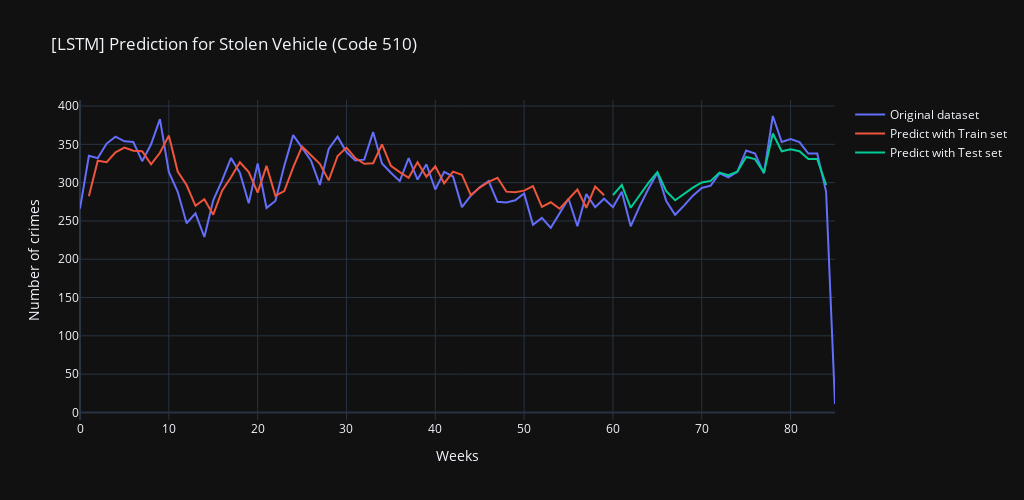

The code cell stored with this chart in its notebook:
### Code cell
listGraph = []
listGraph.append(go.Scatter(x=list(range(0,len(df1))),y=scaler.inverse_transform(df1).flatten(),name="Original dataset"))
listGraph.append(go.Scatter(x=list(range(0,len(trainPredictPlot))),y=trainPredictPlot.flatten(),name="Predict with Train set"))
listGraph.append(go.Scatter(x=list(range(0,len(testPredictPlot))),y=testPredictPlot.flatten(),name="Predict with Test set"))

fig = go.Figure(data=listGraph)
fig.update_layout(width=1024,height=500,title="[LSTM] Prediction for Stolen Vehicle (Code 510)",xaxis=dict(title='Weeks'),yaxis=dict(title='Number of crimes'))

fig.show()

### Figure 1 — Plotly figure (JSON) as saved in the notebook; plotly's stock layout.template omitted (floating-point values rounded to 4 significant figures)
{"data": [{"name": "Original dataset", "x": [0, 1, 2, 3, 4, 5, 6, 7, 8, 9, 10, 11, 12, 13, 14, 15, 16, 17, 18, 19, 20, 21, 22, 23, 24, 25, 26, 27, 28, 29, 30, 31, 32, 33, 34, 35, 36, 37, 38, 39, 40, 41, 42, 43, 44, 45, 46, 47, 48, 49, 50, 51, 52, 53, 54, 55, 56, 57, 58, 59, 60, 61, 62, 63, 64, 65, 66, 67, 68, 69, 70, 71, 72, 73, 74, 75, 76, 77, 78, 79, 80, 81, 82, 83, 84, 85], "y": [266.0, 335.0, 332.0, 351.0, 360.0, 354.0, 353.0, 328.0, 350.0, 383.0, 314.0, 288.0, 247.0, 260.0, 229.0, 277.0, 303.0, 332.0, 313.0, 273.0, 325.0, 267.0, 276.0, 322.0, 362.0, 345.0, 329.0, 297.0, 344.0, 360.0, 340.0, 329.0, 330.0, 366.0, 325.0, 313.0, 302.0, 332.0, 304.0, 324.0, 291.0, 314.0, 308.0, 268.0, 283.0, 294.0, 302.0, 275.0, 274.0, 277.0, 286.0, 245.0, 254.0, 241.0, 260.0, 279.0, 243.0, 285.0, 268.0, 279.0, 268.0, 288.0, 243.0, 269.0, 292.0, 313.0, 276.0, 258.0, 270.0, 283.0, 293.0, 296.0, 312.0, 307.0, 314.0, 342.0, 338.0, 312.0, 387.0, 353.0, 357.0, 353.0, 338.0, 338.0, 288.0, 11.0], "type": "scatter"}, {"name": "Predict with Train set", "x": [0, 1, 2, 3, 4, 5, 6, 7, 8, 9, 10, 11, 12, 13, 14, 15, 16, 17, 18, 19, 20, 21, 22, 23, 24, 25, 26, 27, 28, 29, 30, 31, 32, 33, 34, 35, 36, 37, 38, 39, 40, 41, 42, 43, 44, 45, 46, 47, 48, 49, 50, 51, 52, 53, 54, 55, 56, 57, 58, 59, 60, 61, 62, 63, 64, 65, 66, 67, 68, 69, 70, 71, 72, 73, 74, 75, 76, 77, 78, 79, 80, 81, 82, 83, 84, 85], "y": [null, 282.3, 328.7, 326.7, 339.6, 345.7, 341.6, 341.0, 323.9, 338.9, 361.4, 314.4, 296.9, 269.8, 278.3, 258.1, 289.6, 307.0, 326.7, 313.8, 286.9, 321.9, 282.9, 288.9, 319.9, 347.1, 335.5, 324.6, 303.0, 334.8, 345.7, 332.1, 324.6, 325.3, 349.8, 321.9, 313.8, 306.3, 326.7, 307.7, 321.2, 298.9, 314.4, 310.4, 283.6, 293.6, 300.9, 306.3, 288.2, 287.6, 289.6, 295.6, 268.5, 274.4, 265.9, 278.3, 290.9, 267.2, 294.9, 283.6, null, null, null, null, null, null, null, null, null, null, null, null, null, null, null, null, null, null, null, null, null, null, null, null, null, null], "type": "scatter"}, {"name": "Predict with Test set", "x": [0, 1, 2, 3, 4, 5, 6, 7, 8, 9, 10, 11, 12, 13, 14, 15, 16, 17, 18, 19, 20, 21, 22, 23, 24, 25, 26, 27, 28, 29, 30, 31, 32, 33, 34, 35, 36, 37, 38, 39, 40, 41, 42, 43, 44, 45, 46, 47, 48, 49, 50, 51, 52, 53, 54, 55, 56, 57, 58, 59, 60, 61, 62, 63, 64, 65, 66, 67, 68, 69, 70, 71, 72, 73, 74, 75, 76, 77, 78, 79, 80, 81, 82, 83, 84, 85], "y": [null, null, null, null, null, null, null, null, null, null, null, null, null, null, null, null, null, null, null, null, null, null, null, null, null, null, null, null, null, null, null, null, null, null, null, null, null, null, null, null, null, null, null, null, null, null, null, null, null, null, null, null, null, null, null, null, null, null, null, null, 283.6, 296.9, 267.2, 284.2, 299.6, 313.8, 288.9, 277.0, 284.9, 293.6, 300.3, 302.3, 313.1, 309.7, 314.4, 333.5, 330.7, 313.1, 364.1, 341.0, 343.7, 341.0, 330.7, 330.7, 296.9, null], "type": "scatter"}], "layout": {"width": 1024, "height": 500, "title": {"text": "[LSTM] Prediction for Stolen Vehicle (Code 510)"}, "xaxis": {"title": {"text": "Weeks"}}, "yaxis": {"title": {"text": "Number of crimes"}}}}
